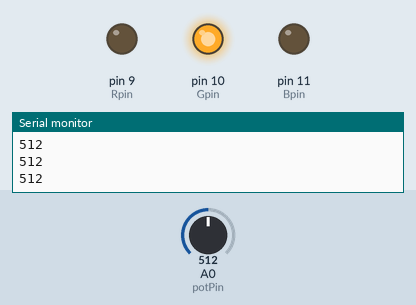
A sketch run on a simulated Arduino Uno, built with avr-gcc and run on an emulated ATmega328P. Shown: output pins drawn as LEDs (lit = HIGH), the last lines printed to the serial monitor. The test bench sets the inputs (shaded band); at power-on: A0 (potPin) = 512.

Above: at 1.3 s.
1.4 s: A0 (potPin) set to 633
3.2 s: A0 (potPin) set to 658
At 4.8 s:
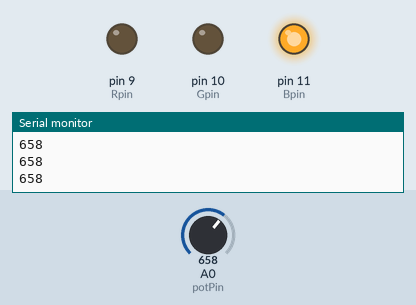
5.5 s: A0 (potPin) set to 331
At 6.3 s:
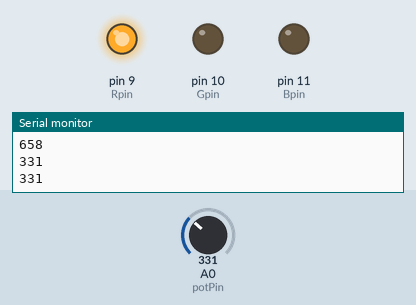
7.5 s: A0 (potPin) set to 360
At 9.1 s:
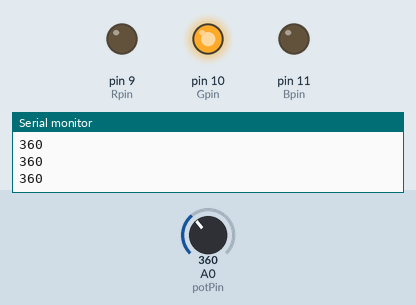
9.5 s: A0 (potPin) set to 306
At 10.7 s:
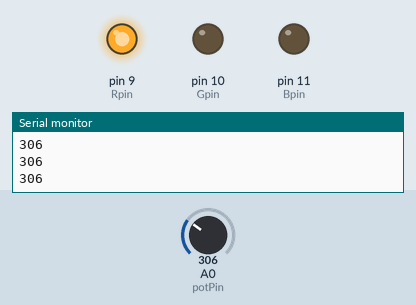
Timing chart, 0 to 12.5 s (numbered marks = the images above; inputs shaded):
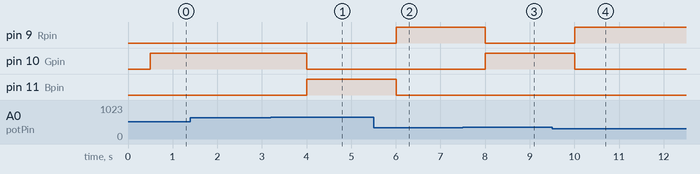

Measured:
- the behaviour switches between 642 and 643 on A0 (potPin) (found by bisection; images 0 and 1)
- the behaviour switches between 341 and 342 on A0 (potPin) (found by bisection; images 2 and 3)
- after the input at 3.2 s, pin 10 (Gpin): HIGH → LOW after 0.80 s; pin 11 (Bpin): LOW → HIGH after 0.80 s
- after the input at 5.5 s, pin 9 (Rpin): LOW → HIGH after 0.50 s; pin 11 (Bpin): HIGH → LOW after 0.50 s
- after the input at 7.5 s, pin 9 (Rpin): HIGH → LOW after 0.51 s; pin 10 (Gpin): LOW → HIGH after 0.51 s
- after the input at 9.5 s, pin 9 (Rpin): LOW → HIGH after 0.51 s; pin 10 (Gpin): HIGH → LOW after 0.51 s

The sketch:

Potentiometer_LED.ino
```cpp
int potPin = 0;
int Rpin = 9;
int Gpin = 10;
int Bpin = 11;

void setup()
{
Serial.begin(9600);
 pinMode(Rpin, OUTPUT);
  pinMode(Gpin, OUTPUT);
  pinMode(Bpin, OUTPUT);
}

void loop()
{
int reading = analogRead(potPin);
Serial.println(reading);
delay(500);
if(reading < 341){
  analogWrite(Rpin, 255);
  analogWrite(Gpin, 0);
  analogWrite(Bpin, 0);
}
else if( 341 < reading && reading < 642){
   analogWrite(Rpin, 0);
  analogWrite(Gpin, 255);
  analogWrite(Bpin, 0);
}
else if (reading > 642){
  analogWrite(Rpin, 0);
  analogWrite(Gpin, 0);
  analogWrite(Bpin, 255);
}
}
```
